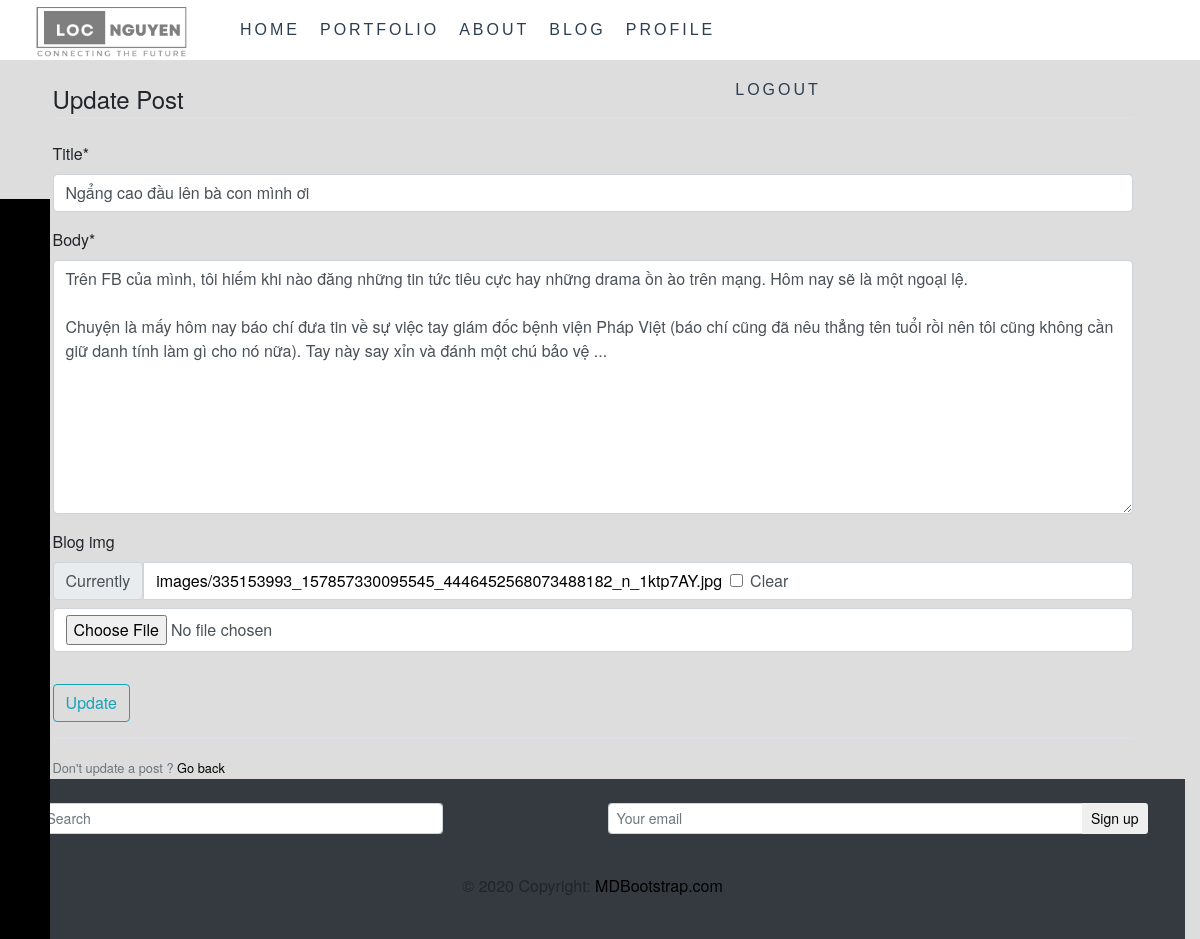
The app's page /blog/update/5/ (signed in) with its own data.
### blog/models.py (models this page shows, shortened)
class Post (models.Model):
    title = models.CharField(max_length=200)
    blog_img = models.ImageField(upload_to='images/' ,blank=True,  null= True)
    body = models.TextField()
    date = models.DateTimeField(default=timezone.now)
    author = models.ForeignKey(User , on_delete=models.CASCADE )

### blog/views.py (the view, shortened to what this page needs)
# urls.py: path('update/<int:pk>/', PostUpdate.as_view(), name='post-update'),
class PostUpdate (LoginRequiredMixin,UserPassesTestMixin, UpdateView):
    model = Post
    success_url ='/blog'
    fields = ['title', 'body' , 'blog_img']
    template_name = 'post_update.html'
    def test_func(self):
        post = self.get_object()
        if self.request.user == post.author:
            return True
        return False

### blog/templates/post_update.html (shortened to what this page needs)
{% extends 'base.html' %}
{% load crispy_forms_filters %}
{% load crispy_forms_tags %}
{% block content %}
 <div class="content-section">
    <form action= "" method="post">
        <fieldset class = "form-group">
            <legend class= "border-bottom mb-4">Update Post </legend>
            {{ form|crispy}}
        </fieldset>
        <div class="form-group">
            <button class="btn btn-outline-info" type="submit">Update</button>
        </div>
    </form>
    <div class="border-top pt-3">
        <small class="text-muted"> Don't  update a post ? <a href="{% url 'blog-home' %}">Go back</a></small>
    </div>
 </div>
{% endblock content %}

### myApp/static/main.css (style rules this page uses)
body { overflow-x: hidden; font-family: "Roboto Slab", "Helvetica Neue", Helvetica, Arial, sans-serif; }
.text-muted { color: #777; }
a, a:hover, a:focus, a:active, a.active { outline: 0; }
a { color: #000000; }
body { webkit-tap-highlight-color: #1ee2e7; }

### myApp/templates/base.html (style rules this page uses)
body { background-color: #ddd; padding: 0; margin: 0; }

### records on screen
Post: title "Ngẩng cao đầu lên bà con mình ơi", body "Trên FB của mình, tôi hiếm khi nào đăng những tin tức tiêu cực hay những drama ồn ào trên mạng. Hôm nay sẽ là một ngoại lệ. Chuyện là mấy hôm nay báo chí đưa tin về sự việc tay giám đốc bệnh viện Pháp Việt (báo chí cũng đã nêu thẳng tên tuổi rồi nên tôi cũng không cần giữ danh tính làm gì cho nó nữa). Tay này say xỉn và đánh một chú bảo vệ ..."
